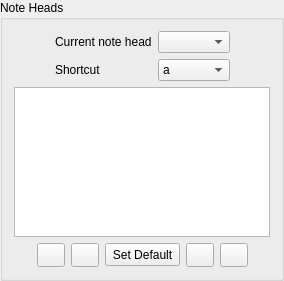
          <widget class="QGroupBox" name="groupBox">
           <property name="sizePolicy">
            <sizepolicy hsizetype="Preferred" vsizetype="MinimumExpanding">
             <horstretch>0</horstretch>
             <verstretch>0</verstretch>
            </sizepolicy>
           </property>
           <property name="toolTip">
            <string>Define the valid note heads for this drum</string>
           </property>
           <property name="title">
            <string>Note Heads</string>
           </property>
           <layout class="QVBoxLayout" name="verticalLayout">
            <item>
             <layout class="QGridLayout" name="gridLayout_3">
              <item row="0" column="1">
               <widget class="QLabel" name="label_6">
                <property name="text">
                 <string>Current note head</string>
                </property>
                <property name="buddy">
                 <cstring>currentNoteHead</cstring>
                </property>
               </widget>
              </item>
              <item row="0" column="2">
               <widget class="QComboBox" name="currentNoteHead">
                <property name="sizePolicy">
                 <sizepolicy hsizetype="Expanding" vsizetype="Fixed">
                  <horstretch>0</horstretch>
                  <verstretch>0</verstretch>
                 </sizepolicy>
                </property>
                <property name="toolTip">
                 <string>Change the selected note head</string>
                </property>
                <property name="whatsThis">
                 <string>&lt;html&gt;&lt;head/&gt;&lt;body&gt;&lt;p&gt;&lt;span style=&quot; font-weight:600;&quot;&gt;Current note head&lt;/span&gt;&lt;/p&gt;&lt;p&gt;&lt;br/&gt;&lt;/p&gt;&lt;p&gt;This option allows you to select the symbol that will be displayed for the currently selected note head.&lt;/p&gt;&lt;/body&gt;&lt;/html&gt;</string>
                </property>
               </widget>
              </item>
              <item row="0" column="3">
               <spacer name="horizontalSpacer_11">
                <property name="orientation">
                 <enum>Qt::Horizontal</enum>
                </property>
                <property name="sizeType">
                 <enum>QSizePolicy::Expanding</enum>
                </property>
                <property name="sizeHint" stdset="0">
                 <size>
                  <width>40</width>
                  <height>20</height>
                 </size>
                </property>
               </spacer>
              </item>
              <item row="0" column="0">
               <spacer name="horizontalSpacer_13">
                <property name="orientation">
                 <enum>Qt::Horizontal</enum>
                </property>
                <property name="sizeHint" stdset="0">
                 <size>
                  <width>40</width>
                  <height>20</height>
                 </size>
                </property>
               </spacer>
              </item>
              <item row="1" column="1">
               <widget class="QLabel" name="label_10">
                <property name="text">
                 <string>Shortcut</string>
                </property>
                <property name="buddy">
                 <cstring>shortcutCombo</cstring>
                </property>
               </widget>
              </item>
              <item row="1" column="2">
               <widget class="QComboBox" name="shortcutCombo">
                <property name="whatsThis">
                 <string>&lt;html&gt;&lt;head/&gt;&lt;body&gt;&lt;p&gt;&lt;span style=&quot; font-weight:600;&quot;&gt;Note head shortcut&lt;/span&gt;&lt;/p&gt;&lt;p&gt;&lt;br/&gt;&lt;/p&gt;&lt;p&gt;The keyboard shortcut that is associated with this note head.&lt;/p&gt;&lt;/body&gt;&lt;/html&gt;</string>
                </property>
                <item>
                 <property name="text">
                  <string>a</string>
                 </property>
                </item>
                <item>
                 <property name="text">
                  <string>b</string>
                 </property>
                </item>
                <item>
                 <property name="text">
                  <string>c</string>
                 </property>
                </item>
                <item>
                 <property name="text">
                  <string>d</string>
                 </property>
                </item>
                <item>
                 <property name="text">
                  <string>e</string>
                 </property>
                </item>
                <item>
                 <property name="text">
                  <string>f</string>
                 </property>
                </item>
                <item>
                 <property name="text">
                  <string>g</string>
                 </property>
                </item>
                <item>
                 <property name="text">
                  <string>h</string>
                 </property>
                </item>
                <item>
                 <property name="text">
                  <string>i</string>
                 </property>
                </item>
                <item>
                 <property name="text">
                  <string>j</string>
                 </property>
                </item>
                <item>
                 <property name="text">
                  <string>k</string>
                 </property>
                </item>
                <item>
                 <property name="text">
                  <string>l</string>
                 </property>
                </item>
                <item>
                 <property name="text">
                  <string>m</string>
                 </property>
                </item>
                <item>
                 <property name="text">
                  <string>n</string>
                 </property>
                </item>
                <item>
                 <property name="text">
                  <string>o</string>
                 </property>
                </item>
                <item>
                 <property name="text">
                  <string>p</string>
                 </property>
                </item>
                <item>
                 <property name="text">
                  <string>q</string>
                 </property>
                </item>
                <item>
                 <property name="text">
                  <string>r</string>
                 </property>
                </item>
                <item>
                 <property name="text">
                  <string>s</string>
                 </property>
                </item>
                <item>
                 <property name="text">
                  <string>t</string>
                 </property>
                </item>
                <item>
                 <property name="text">
                  <string>u</string>
                 </property>
                </item>
                <item>
                 <property name="text">
                  <string>v</string>
                 </property>
                </item>
                <item>
                 <property name="text">
                  <string>w</string>
                 </property>
                </item>
                <item>
                 <property name="text">
                  <string>x</string>
                 </property>
                </item>
                <item>
                 <property name="text">
                  <string>y</string>
                 </property>
                </item>
                <item>
                 <property name="text">
                  <string>z</string>
                 </property>
                </item>
               </widget>
              </item>
             </layout>
            </item>
            <item>
             <widget class="QListWidget" name="noteHeadTable">
              <property name="sizePolicy">
               <sizepolicy hsizetype="Expanding" vsizetype="Expanding">
                <horstretch>0</horstretch>
                <verstretch>0</verstretch>
               </sizepolicy>
              </property>
              <property name="minimumSize">
               <size>
                <width>214</width>
                <height>100</height>
               </size>
              </property>
              <property name="maximumSize">
               <size>
                <width>16777215</width>
                <height>150</height>
               </size>
              </property>
              <property name="toolTip">
               <string>A list of the valid note heads for this drum</string>
              </property>
              <property name="whatsThis">
               <string>&lt;html&gt;&lt;head/&gt;&lt;body&gt;&lt;p&gt;&lt;span style=&quot; font-weight:600;&quot;&gt;Note head list&lt;/span&gt;&lt;/p&gt;&lt;p&gt;&lt;br/&gt;&lt;/p&gt;&lt;p&gt;Each drum has a list of valid note heads that can be displayed on its line. Each note head corresponds to a different way of striking the drum, e.g. normal strikes, ghost notes, flams, etc. This window lists the valid note heads for the currently selected drum.&lt;/p&gt;&lt;p&gt;&lt;br/&gt;&lt;/p&gt;&lt;p&gt;Selecting a note head in this window allows you to choose MIDI and Lilypond notation to be associated with this note head for this drum.&lt;/p&gt;&lt;/body&gt;&lt;/html&gt;</string>
              </property>
              <property name="horizontalScrollBarPolicy">
               <enum>Qt::ScrollBarAlwaysOff</enum>
              </property>
              <property name="editTriggers">
               <set>QAbstractItemView::NoEditTriggers</set>
              </property>
              <property name="showDropIndicator" stdset="0">
               <bool>false</bool>
              </property>
             </widget>
            </item>
            <item>
             <layout class="QHBoxLayout" name="horizontalLayout">
              <item>
               <spacer name="horizontalSpacer_9">
                <property name="orientation">
                 <enum>Qt::Horizontal</enum>
                </property>
                <property name="sizeHint" stdset="0">
                 <size>
                  <width>0</width>
                  <height>20</height>
                 </size>
                </property>
               </spacer>
              </item>
              <item>
               <widget class="QPushButton" name="addHeadButton">
                <property name="sizePolicy">
                 <sizepolicy hsizetype="Fixed" vsizetype="Fixed">
                  <horstretch>0</horstretch>
                  <verstretch>0</verstretch>
                 </sizepolicy>
                </property>
                <property name="minimumSize">
                 <size>
                  <width>28</width>
                  <height>24</height>
                 </size>
                </property>
                <property name="maximumSize">
                 <size>
                  <width>28</width>
                  <height>24</height>
                 </size>
                </property>
                <property name="toolTip">
                 <string>Add a new note head for this drum</string>
                </property>
                <property name="whatsThis">
                 <string>&lt;html&gt;&lt;head/&gt;&lt;body&gt;&lt;p&gt;&lt;span style=&quot; font-weight:600;&quot;&gt;Add note head&lt;/span&gt;&lt;/p&gt;&lt;p&gt;&lt;br/&gt;&lt;/p&gt;&lt;p&gt;Add a new note head for this drum.&lt;/p&gt;&lt;/body&gt;&lt;/html&gt;</string>
                </property>
                <property name="text">
                 <string/>
                </property>
                <property name="icon">
                 <iconset resource="../buttons.qrc">
                  <normaloff>:/buttons/GUI/Icons/list-add.png</normaloff>:/buttons/GUI/Icons/list-add.png</iconset>
                </property>
               </widget>
              </item>
              <item>
               <widget class="QPushButton" name="headUpButton">
                <property name="sizePolicy">
                 <sizepolicy hsizetype="Fixed" vsizetype="Fixed">
                  <horstretch>0</horstretch>
                  <verstretch>0</verstretch>
                 </sizepolicy>
                </property>
                <property name="minimumSize">
                 <size>
                  <width>28</width>
                  <height>24</height>
                 </size>
                </property>
                <property name="maximumSize">
                 <size>
                  <width>28</width>
                  <height>24</height>
                 </size>
                </property>
                <property name="toolTip">
                 <string>Move the current note head up</string>
                </property>
                <property name="whatsThis">
                 <string>&lt;html&gt;&lt;head/&gt;&lt;body&gt;&lt;p&gt;&lt;span style=&quot; font-weight:600;&quot;&gt;Move note head up&lt;/span&gt;&lt;/p&gt;&lt;p&gt;&lt;br/&gt;&lt;/p&gt;&lt;p&gt;Move the currently selected note head up in the list.&lt;/p&gt;&lt;/body&gt;&lt;/html&gt;</string>
                </property>
                <property name="icon">
                 <iconset resource="../buttons.qrc">
                  <normaloff>:/buttons/GUI/Icons/go-up.png</normaloff>:/buttons/GUI/Icons/go-up.png</iconset>
                </property>
               </widget>
              </item>
              <item>
               <widget class="QPushButton" name="setDefaultHeadButton">
                <property name="sizePolicy">
                 <sizepolicy hsizetype="Fixed" vsizetype="Fixed">
                  <horstretch>0</horstretch>
                  <verstretch>0</verstretch>
                 </sizepolicy>
                </property>
                <property name="minimumSize">
                 <size>
                  <width>75</width>
                  <height>23</height>
                 </size>
                </property>
                <property name="maximumSize">
                 <size>
                  <width>75</width>
                  <height>23</height>
                 </size>
                </property>
                <property name="toolTip">
                 <string>Make the currently selected note head the default for this drum</string>
                </property>
                <property name="whatsThis">
                 <string>&lt;html&gt;&lt;head/&gt;&lt;body&gt;&lt;p&gt;&lt;span style=&quot; font-weight:600;&quot;&gt;Set default note head&lt;/span&gt;&lt;/p&gt;&lt;p&gt;&lt;br/&gt;&lt;/p&gt;&lt;p&gt;The default note head is the one which is placed in the score when you click on a note position for this drum. Click this button to make the currently selected note head the default for this drum.&lt;/p&gt;&lt;/body&gt;&lt;/html&gt;</string>
                </property>
                <property name="text">
                 <string>Set Default</string>
                </property>
               </widget>
              </item>
              <item>
               <widget class="QPushButton" name="headDownButton">
                <property name="sizePolicy">
                 <sizepolicy hsizetype="Fixed" vsizetype="Fixed">
                  <horstretch>0</horstretch>
                  <verstretch>0</verstretch>
                 </sizepolicy>
                </property>
                <property name="minimumSize">
                 <size>
                  <width>28</width>
                  <height>24</height>
                 </size>
                </property>
                <property name="maximumSize">
                 <size>
                  <width>28</width>
                  <height>24</height>
                 </size>
                </property>
                <property name="toolTip">
                 <string>Move the current note head down</string>
                </property>
                <property name="whatsThis">
                 <string>&lt;html&gt;&lt;head/&gt;&lt;body&gt;&lt;p&gt;&lt;span style=&quot; font-weight:600;&quot;&gt;Move note head down&lt;/span&gt;&lt;/p&gt;&lt;p&gt;&lt;br/&gt;&lt;/p&gt;&lt;p&gt;Move the currently selected note head down in the list.&lt;/p&gt;&lt;/body&gt;&lt;/html&gt;</string>
                </property>
                <property name="text">
                 <string/>
                </property>
                <property name="icon">
                 <iconset resource="../buttons.qrc">
                  <normaloff>:/buttons/GUI/Icons/go-down.png</normaloff>:/buttons/GUI/Icons/go-down.png</iconset>
                </property>
               </widget>
              </item>
              <item>
               <widget class="QPushButton" name="deleteHeadButton">
                <property name="sizePolicy">
                 <sizepolicy hsizetype="Fixed" vsizetype="Fixed">
                  <horstretch>0</horstretch>
                  <verstretch>0</verstretch>
                 </sizepolicy>
                </property>
                <property name="minimumSize">
                 <size>
                  <width>28</width>
                  <height>24</height>
                 </size>
                </property>
                <property name="maximumSize">
                 <size>
                  <width>28</width>
                  <height>24</height>
                 </size>
                </property>
                <property name="toolTip">
                 <string>Remove the currently selected note head</string>
                </property>
                <property name="whatsThis">
                 <string>&lt;html&gt;&lt;head/&gt;&lt;body&gt;&lt;p&gt;&lt;span style=&quot; font-weight:600;&quot;&gt;Remove note head&lt;/span&gt;&lt;/p&gt;&lt;p&gt;&lt;br/&gt;&lt;/p&gt;&lt;p&gt;Remove the currently selected note head from the list of heads valid for this drum.&lt;/p&gt;&lt;/body&gt;&lt;/html&gt;</string>
                </property>
                <property name="text">
                 <string/>
                </property>
                <property name="icon">
                 <iconset resource="../buttons.qrc">
                  <normaloff>:/buttons/GUI/Icons/list-remove.png</normaloff>:/buttons/GUI/Icons/list-remove.png</iconset>
                </property>
               </widget>
              </item>
              <item>
               <spacer name="horizontalSpacer_10">
                <property name="orientation">
                 <enum>Qt::Horizontal</enum>
                </property>
                <property name="sizeHint" stdset="0">
                 <size>
                  <width>0</width>
                  <height>20</height>
                 </size>
                </property>
               </spacer>
              </item>
             </layout>
            </item>
           </layout>
          </widget>
